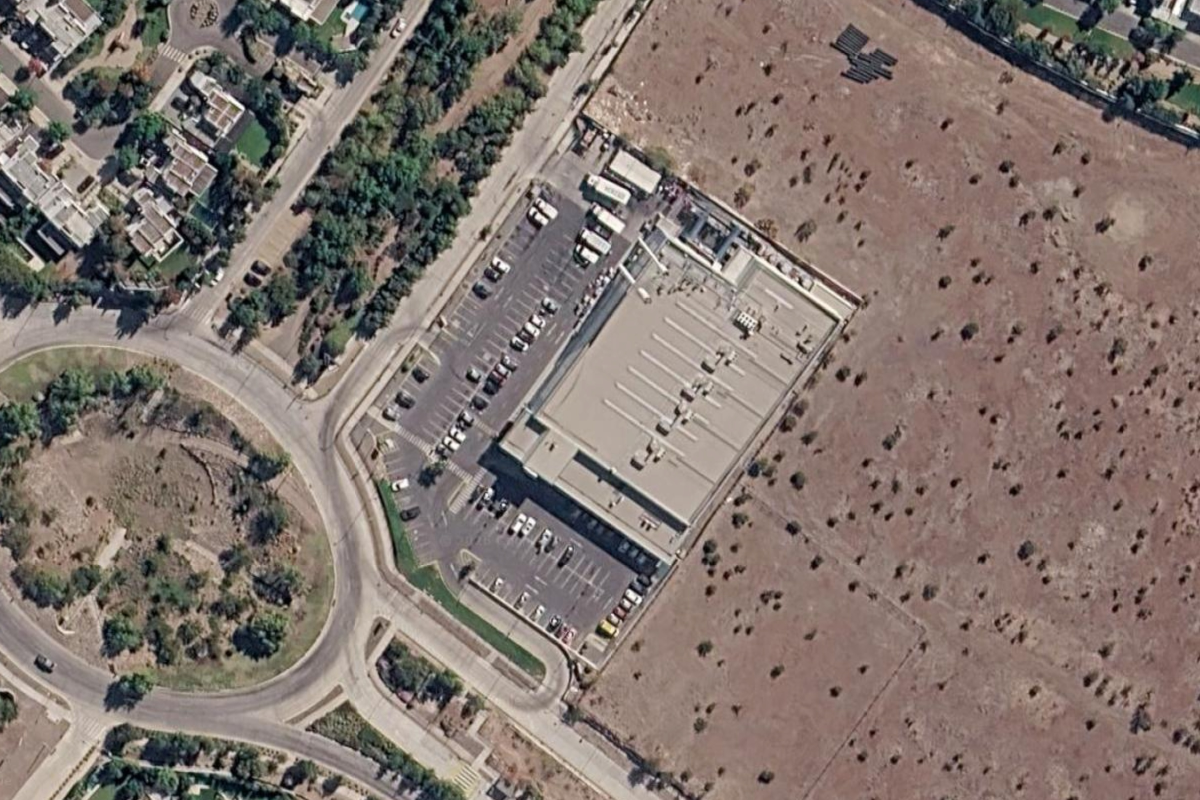
#> input picture raw/mascenter-presentacion/base-chamisero-i.jpg, 2400 x 1600 px, given as the content of the folder ../raw/mascenter-presentacion/base-chamisero-i.jpg, which was not available (shown at 1/2 size)
$ python hoja-contacto.py ../raw/mascenter-presentacion/base-chamisero-i.jpg ../raw/mascenter-presentacion/base-chamisero-i.jpg 5
#> lines starting #> are read from the running program, lines starting #| are printed output that depends on the picture; pictures that were not available may be replaced by others from this repository, and a replacement may not be noted
#!/usr/bin/env python3
"""Hoja de contacto — ver TODO el material de una marca de una sola mirada.

Uso:  python3 scripts/hoja-contacto.py raw/<marca> out/_verificacion/<marca>.png [columnas]

Para qué: el 25-08-2026 la carpeta de referencias de Casablanca tenía 13 piezas
de Between (una cafetería) y nadie lo vio, porque nunca se miró el material junto.
En una hoja de contacto se caza en cinco segundos.

Los archivos que no son imagen real salen como una casilla roja con su nombre,
así que esta hoja también delata las descargas fallidas.
"""
import os
import sys

from PIL import Image, ImageDraw

# ⚠️ Windows: la consola decodifica en cp1252 y cualquier "✅", "→" o "⭐" del
# reporte reventaba el script DESPUÉS de haber hecho el trabajo — parecía que
# había fallado y en realidad ya estaba listo. Pasó tres veces (doctor.sh,
# between-entrega.py y acá), así que va explícito.
try:
    sys.stdout.reconfigure(encoding="utf-8", errors="replace")
except Exception:
    pass


EXTS = {".png", ".jpg", ".jpeg", ".webp", ".gif"}
MINI = 320
ALTO_ETIQUETA = 30


def recolectar(raiz):
    fs = []
    for d, _, archivos in os.walk(raiz):
        for f in sorted(archivos):
            if os.path.splitext(f)[1].lower() in EXTS:
                fs.append(os.path.join(d, f))
    return sorted(fs)


def main(raiz, destino, cols=6):
    fs = recolectar(raiz)
    if not fs:
        print(f"No hay imágenes en {raiz}")
        return 1

    filas = (len(fs) + cols - 1) // cols
    hoja = Image.new("RGB", (cols * MINI, filas * (MINI + ALTO_ETIQUETA)), "white")
#> hoja: PIL image 1600x350 RGB; every value is 255
    dibujo = ImageDraw.Draw(hoja)
    rotos = 0

    for i, f in enumerate(fs):
        x = (i % cols) * MINI
        y = (i // cols) * (MINI + ALTO_ETIQUETA)
        etiqueta = os.path.relpath(f, raiz)
        try:
            im = Image.open(f)
#> im is the input picture: PIL image 2400x1600 RGB; mean R, G, B 129.2, 116.5, 110
            im.load()
            im = im.convert("RGB")
            ancho, alto = im.size
#> ancho = 2400; alto = 1600
            im.thumbnail((MINI - 8, MINI - 8))
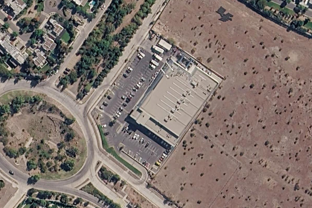
#> im: PIL image 312x208 RGB; mean R, G, B 129.1, 116.4, 109.9
            hoja.paste(im, (x + (MINI - im.width) // 2, y + ALTO_ETIQUETA))
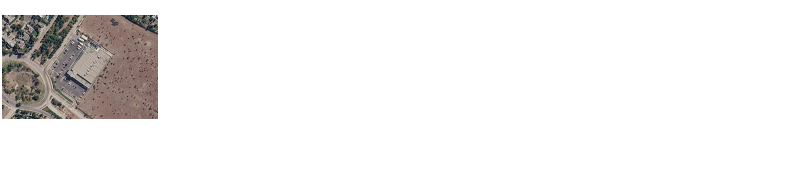
#> hoja: PIL image 1600x350 RGB (shown at 1/2 size); mean R, G, B 240.4, 238.9, 238.2
            etiqueta = f"{etiqueta}  ({ancho}x{alto})"
        except Exception:
            rotos += 1
            dibujo.rectangle(
                [x + 4, y + ALTO_ETIQUETA, x + MINI - 4, y + MINI],
                fill="#B00020",
            )
            dibujo.text((x + 14, y + ALTO_ETIQUETA + 14), "ARCHIVO ROTO", fill="white")
            etiqueta = f"✗ {etiqueta}"
        dibujo.text((x + 4, y + 8), etiqueta[:52], fill="black")

    os.makedirs(os.path.dirname(os.path.abspath(destino)), exist_ok=True)
    hoja.save(destino)
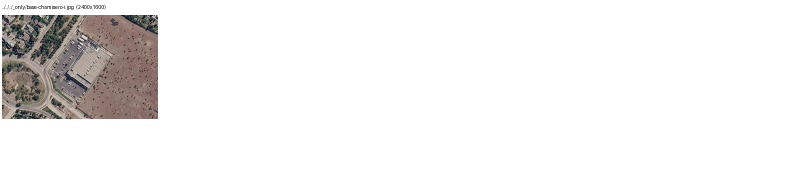
#> saved as base-chamisero-i.jpg: PIL image 1600x350 RGB (shown at 1/2 size); mean R, G, B 240.2, 238.7, 238
    print(f"{len(fs)} archivos · {rotos} rotos → {destino}")
    print("\nÁBRELA Y MÍRALA antes de diseñar. Dos preguntas:")
    print("  1. ¿Son TODAS de esta marca? (una pieza de otro cliente invalida el lote)")
    print("  2. ¿Reconoces la gramática — logo, titular, CTA, foto?")
    return 0


if __name__ == "__main__":
    if len(sys.argv) < 3:
        print(__doc__)
        sys.exit(2)
    cols = int(sys.argv[3]) if len(sys.argv) > 3 else 6
    sys.exit(main(sys.argv[1], sys.argv[2], cols))
#> (the program exits here)
